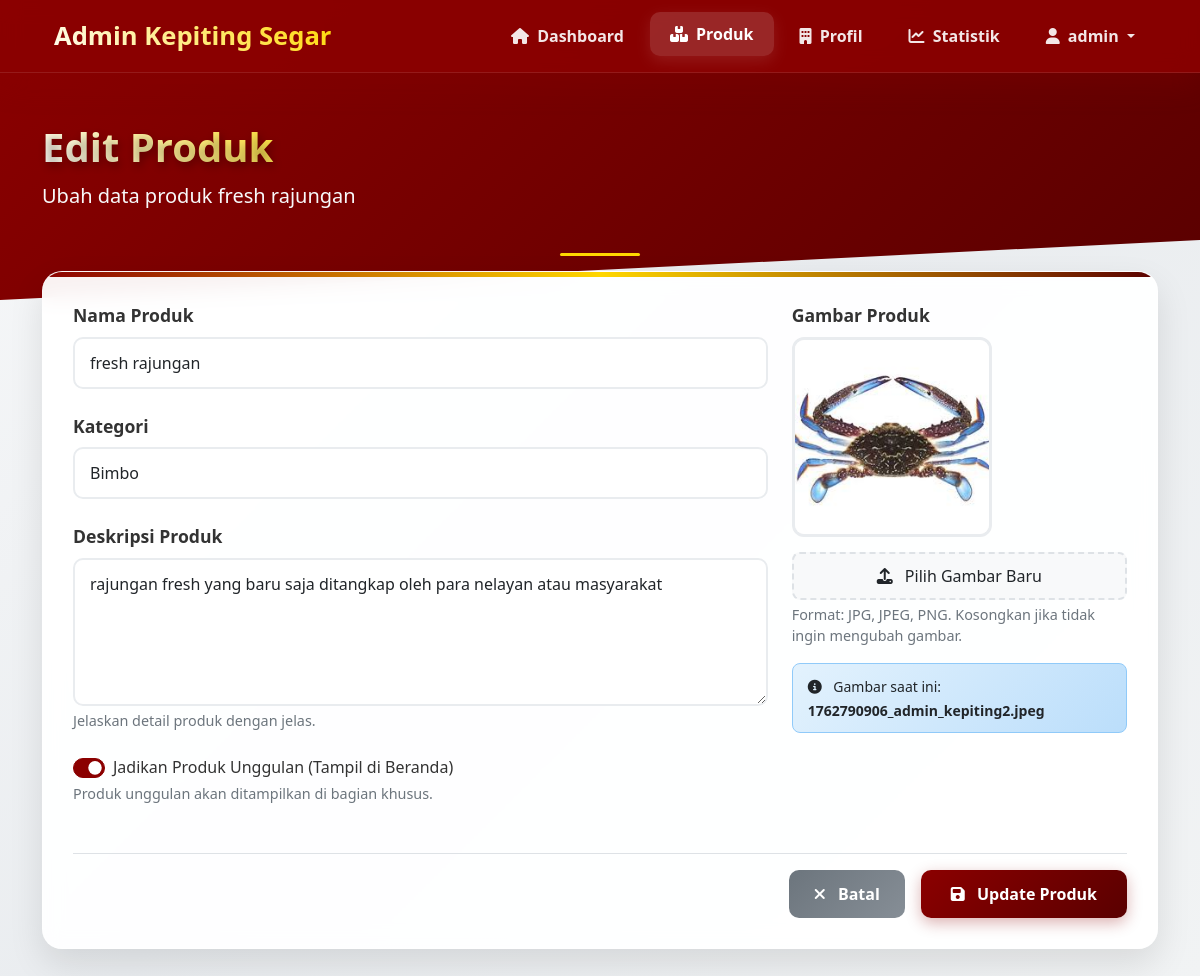
The page /admin/produk_edit.php?id=2 (signed in) on the database its author committed.
### tables this page shows
CREATE TABLE IF NOT EXISTS `produk` (
  `id` int NOT NULL AUTO_INCREMENT,
  `nama_produk` varchar(200) NOT NULL,
  `deskripsi` text NOT NULL,
  `gambar` varchar(255) NOT NULL,
  `kategori` enum('flower','bimbo','capit') NOT NULL,
  `is_unggulan` tinyint NOT NULL DEFAULT '0',
  PRIMARY KEY (`id`)
);

### admin/produk_edit.php (the view, shortened to what this page needs)
<?php
include 'koneksi.php';
$username = $_SESSION['admin_username'];
$id = (int)$_GET['id'];
$query = "SELECT * FROM produk WHERE id = $id";
$result = mysqli_query($koneksi, $query);
$data = mysqli_fetch_assoc($result);
?>
<!DOCTYPE html>
<html lang="id">
<head>
    <link href="https://cdn.jsdelivr.net/npm/bootstrap@5.3.2/dist/css/bootstrap.min.css" rel="stylesheet">
    <link rel="stylesheet" href="https://cdnjs.cloudflare.com/ajax/libs/font-awesome/6.5.0/css/all.min.css">
</head>
<body>
    <nav class="navbar navbar-expand-lg navbar-dark">
        <div class="container">
            <a class="navbar-brand" href="index.php">
                <span>Admin Kepiting Segar</span>
            </a>
            <div class="collapse navbar-collapse">
                <ul class="navbar-nav ms-auto">
                    <li class="nav-item">
                        <a class="nav-link" href="index.php"><i class="fa-solid fa-home me-1"></i> Dashboard</a>
                    </li>
                    <li class="nav-item">
                        <a class="nav-link active" href="produk.php"><i class="fa-solid fa-boxes-stacked me-1"></i> Produk</a>
                    </li>
                    <li class="nav-item">
                        <a class="nav-link" href="profil.php"><i class="fa-solid fa-building me-1"></i> Profil</a>
                    </li>
                    <li class="nav-item">
                        <a class="nav-link" href="statistik.php"><i class="fa-solid fa-chart-line me-1"></i> Statistik</a>
                    </li>
                    <li class="nav-item dropdown">
                        <a class="nav-link dropdown-toggle" href="#" id="navbarDropdown" role="button" data-bs-toggle="dropdown" aria-expanded="false">
                            <i class="fa-solid fa-user me-1"></i> <?php echo htmlspecialchars($username); ?>
                        </a>
                    </li>
                </ul>
            </div>
        </div>
    </nav>
    <div class="page-header">
        <div class="container">
            <div class="d-flex justify-content-between align-items-center">
                <div>
                    <h1 class="page-title">Edit Produk</h1>
                    <p class="mb-0 text-light fs-5">Ubah data produk <?php echo htmlspecialchars($data['nama_produk']); ?></p>
                </div>
            </div>
        </div>
    </div>
    <div class="container">
        <div class="form-card">
            <div class="card-body">
                <form action="produk_proses_edit.php" method="POST" enctype="multipart/form-data">
                    <div class="row">
                        <div class="col-md-8">
                            <div class="mb-4">
                                <label for="nama_produk" class="form-label">Nama Produk</label>
                                <input type="text" class="form-control" id="nama_produk" name="nama_produk"
                                       value="<?php echo htmlspecialchars($data['nama_produk']); ?>" required>
                            </div>
                            <div class="mb-4">
                                <label for="kategori" class="form-label">Kategori</label>
                                <select class="form-select" id="kategori" name="kategori" required>
                                    <option value="bimbo" <?php echo $data['kategori'] == 'bimbo' ? 'selected' : ''; ?>>Bimbo</option>
                                </select>
                            </div>
                            <div class="mb-4">
                                <label for="deskripsi" class="form-label">Deskripsi Produk</label>
                                <textarea class="form-control" id="deskripsi" name="deskripsi" rows="5" required><?php echo htmlspecialchars($data['deskripsi']); ?></textarea>
                                <div class="form-text">Jelaskan detail produk dengan jelas.</div>
                            </div>
                            <div class="mb-4">
                                <div class="form-check form-switch">
                                    <input class="form-check-input" type="checkbox" id="is_unggulan" name="is_unggulan" value="1"
                                           <?php echo $data['is_unggulan'] == 1 ? 'checked' : ''; ?>>
                                    <label class="form-check-label" for="is_unggulan">
                                        Jadikan Produk Unggulan (Tampil di Beranda)
                                    </label>
                                </div>
                                <div class="form-text">Produk unggulan akan ditampilkan di bagian khusus.</div>
                            </div>
                        </div>
                        <div class="col-md-4">
                            <div class="mb-4">
                                <label class="form-label">Gambar Produk</label>
                                <div class="image-preview-container">
                                    <div class="image-preview">
                                        <?php if (!empty($data['gambar'])): ?>
                                            <img src="uploads/<?php echo htmlspecialchars($data['gambar']); ?>"
                                                 alt="<?php echo htmlspecialchars($data['nama_produk']); ?>"
                                                 id="previewImage">
                                        <?php endif; ?>
                                    </div>
                                </div>
                                <div class="file-upload">
                                    <label for="gambar" class="file-upload-label">
                                        <i class="fa-solid fa-upload me-2"></i> Pilih Gambar Baru
                                    </label>
                                </div>
                                <div class="form-text">Format: JPG, JPEG, PNG. Kosongkan jika tidak ingin mengubah gambar.</div>
                                <?php if (!empty($data['gambar'])): ?>
                                <div class="current-image-info mt-3">
                                    <small>
                                        <i class="fa-solid fa-info-circle me-2"></i>
                                        Gambar saat ini: <strong><?php echo htmlspecialchars($data['gambar']); ?></strong>
                                    </small>
                                </div>
                                <?php endif; ?>
                            </div>
                        </div>
                    </div>
                    <div class="d-flex gap-3 justify-content-end mt-4 pt-3 border-top">
                        <a href="produk.php" class="btn btn-secondary-custom">
                            <i class="fa-solid fa-times me-2"></i> Batal
                        </a>
                        <button type="submit" class="btn btn-custom">
                            <i class="fa-solid fa-save me-2"></i> Update Produk
                        </button>
                    </div>
                </form>
            </div>
        </div>
    </div>
</body>
</html>

### admin/produk_edit.php (style rules this page uses)
:root { --maroon-primary: #8B0000; --maroon-dark: #5A0000; --maroon-light: #A52A2A; --gold-accent: #FFD700; }
body { background: linear-gradient(135deg, #f8f9fa 0%, #e9ecef 50%, #f1f3f4 100%); min-height: 100vh; font-family: 'Segoe UI', Tahoma, Geneva, Verdana, sans-serif; position: relative; overflow-x: hidden; }
body::before { content: ""; position: absolute; top: 0; left: 0; right: 0; height: 300px; background: linear-gradient(135deg, var(--maroon-primary) 0%, var(--maroon-dark) 100%); clip-path: polygon(0 0, 100% 0, 100% 80%, 0 100%); z-index: -1; }
.navbar { background: rgba(139, 0, 0, 0.9) !important; backdrop-filter: blur(10px); box-shadow: 0 8px 32px rgba(139, 0, 0, 0.3); padding: 12px 0; border-bottom: 1px solid rgba(255, 255, 255, 0.1); }
.navbar-brand { font-weight: 800; font-size: 1.6rem; display: flex; align-items: center; gap: 12px; background: linear-gradient(45deg, #FFFFFF, var(--gold-accent)); -webkit-background-clip: text; -webkit-text-fill-color: transparent; background-clip: text; }
.nav-link { color: rgba(255, 255, 255, 0.9) !important; font-weight: 600; transition: all 0.3s ease; padding: 10px 20px !important; border-radius: 10px; margin: 0 3px; }
.nav-link:hover, .nav-link.active { color: white !important; transform: translateY(-2px); background: rgba(255, 255, 255, 0.15); box-shadow: 0 5px 15px rgba(255, 255, 255, 0.1); }
.page-header { background: transparent; color: white; padding: 50px 0 30px 0; margin-bottom: 30px; position: relative; }
.page-header::after { content: ""; position: absolute; bottom: -15px; left: 50%; transform: translateX(-50%); width: 80px; height: 3px; background: var(--gold-accent); border-radius: 2px; }
.page-title { font-size: 2.5rem; font-weight: 800; margin-bottom: 10px; text-shadow: 2px 4px 8px rgba(0,0,0,0.3); background: linear-gradient(45deg, #FFFFFF, var(--gold-accent)); -webkit-background-clip: text; -webkit-text-fill-color: transparent; background-clip: text; }
.form-card { background: rgba(255, 255, 255, 0.95); backdrop-filter: blur(10px); border: 1px solid rgba(255, 255, 255, 0.2); border-radius: 20px; box-shadow: 0 15px 35px rgba(0, 0, 0, 0.1); margin-bottom: 30px; overflow: hidden; position: relative; }
.form-card::before { content: ""; position: absolute; top: 0; left: 0; width: 100%; height: 5px; background: linear-gradient(90deg, var(--maroon-primary), var(--gold-accent), var(--maroon-dark)); }
.card-body { padding: 30px !important; }
.form-label { font-weight: 600; color: #333; margin-bottom: 8px; font-size: 1.1rem; }
.form-control, .form-select { border: 2px solid #e9ecef; border-radius: 10px; padding: 12px 15px; font-size: 1rem; transition: all 0.3s ease; background: #fff; }
.form-text { color: #6c757d; font-size: 0.9rem; }
.form-check-input { width: 1.2em; height: 1.2em; margin-top: 0.2em; }
.form-check-input:checked { background-color: var(--maroon-primary); border-color: var(--maroon-primary); }
.form-check-label { font-weight: 500; color: #333; font-size: 1rem; }
.image-preview-container { position: relative; margin-bottom: 15px; }
.image-preview { width: 200px; height: 200px; border: 3px solid #e9ecef; border-radius: 12px; display: flex; align-items: center; justify-content: center; overflow: hidden; background: #f8f9fa; transition: all 0.3s ease; }
.image-preview img { max-width: 100%; max-height: 100%; object-fit: cover; }
.btn-custom { background: linear-gradient(135deg, var(--maroon-primary) 0%, var(--maroon-dark) 100%); border: none; color: white; font-weight: 700; padding: 12px 30px; border-radius: 10px; transition: all 0.3s ease; box-shadow: 0 5px 15px rgba(139, 0, 0, 0.3); }
.btn-secondary-custom { background: linear-gradient(135deg, #6c757d, #868e96); border: none; color: white; font-weight: 600; padding: 12px 25px; border-radius: 10px; transition: all 0.3s ease; }
.file-upload { position: relative; overflow: hidden; margin-top: 10px; }
.file-upload-label { display: block; padding: 10px 15px; background: #f8f9fa; border: 2px dashed #dee2e6; border-radius: 8px; text-align: center; cursor: pointer; transition: all 0.3s ease; }
.current-image-info { background: linear-gradient(135deg, #e3f2fd, #bbdefb); border: 1px solid #90caf9; border-radius: 8px; padding: 10px 15px; margin-top: 10px; }

### rows shown on the page
produk: nama_produk "fresh rajungan", kategori "Bimbo", deskripsi "rajungan fresh yang baru saja ditangkap oleh para nelayan atau masyarakat", is_unggulan "☑", gambar (picture), gambar "1762790906_admin_kepiting2.jpeg"

### other values the page prints
$username "admin"
